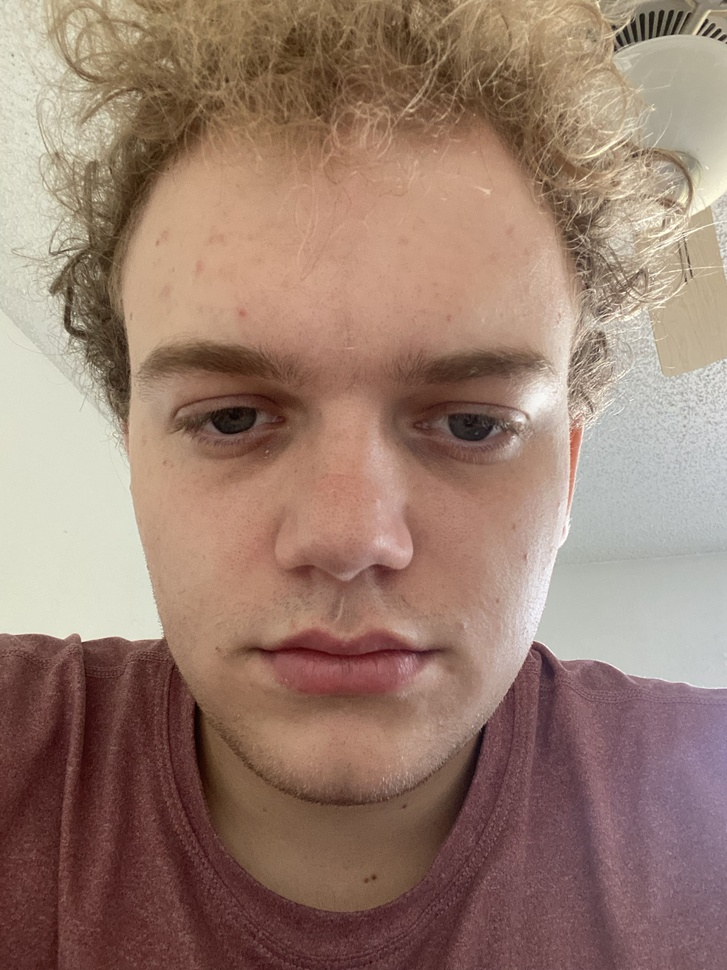
#> input picture images/Me.jpg, 727 x 970 px, shrunk from 2316 x 3088 before the run, found by its file name
$ python masking.py
#> lines starting #> are read from the running program, lines starting #| are printed output that depends on the picture; after the words box and inside, x2 and y2 are one past the last pixel; in counts of white or black regions, pixels touching at a corner belong together
import cv2 as cv
import numpy as np

img = cv.imread("/Users/brockdonahue/Desktop/OpenCVBootCamp/images/Me.jpg")
#> img is the input picture: shape (970, 727, 3); mean B, G, R 111.4, 125.6, 153.5
cv.imshow("Me.jpg", img)

blank = np.zeros(img.shape, dtype="uint8")
cv.imshow("Blank", blank)

print(blank.shape)
#| (970, 727, 3)
print(img.shape)
#| (970, 727, 3)

mask = cv.circle(blank, (img.shape[1]//2, img.shape[0]//2), img.shape[1]//2, (255,255,255), -1)
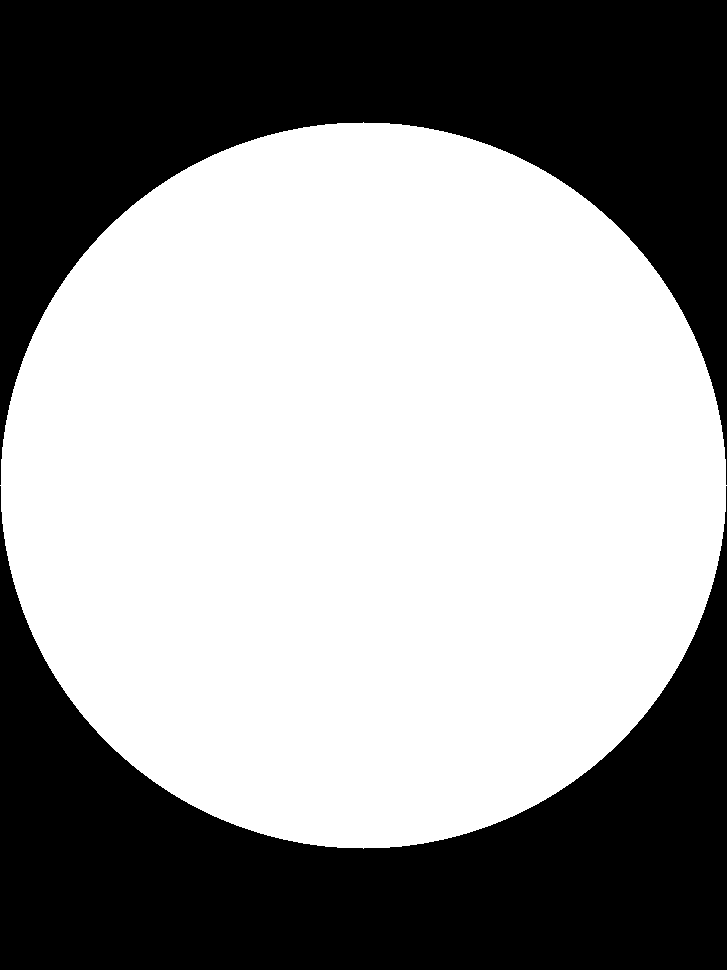
#> blank: shape (970, 727, 3); 58.7% white; 2 black regions, box (x1, y1, x2, y2) and area: (0, 0, 727, 485) 146004, (0, 486, 727, 970) 145277
cv.imshow("Mask", mask)

mask = cv.bitwise_not(mask)

maskedimg = cv.bitwise_and(mask,img)
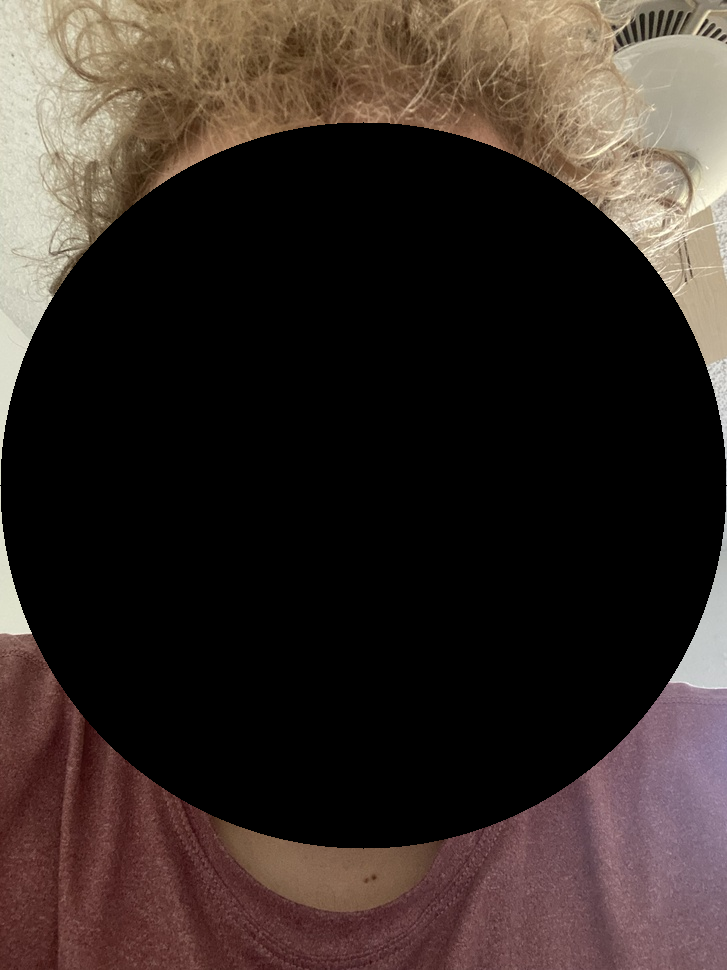
#> maskedimg: shape (970, 727, 3); mean B, G, R 39.8, 44.9, 55.8
cv.imshow("Masked", maskedimg)

cv.waitKey(0)
cv.destroyAllWindows()

$ run again, with images/IMG_3103.jpeg copied over images/Me.jpg
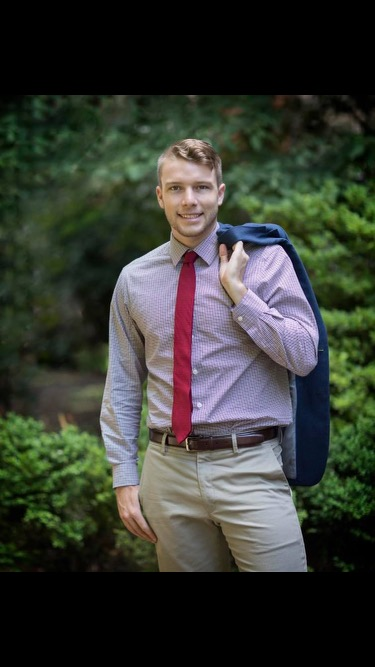
#> input picture images/IMG_3103.jpeg, 375 x 667 px, found by its file name
#> img is the input picture: shape (667, 375, 3); mean B, G, R 51.3, 58.9, 55.4
#| (667, 375, 3)
#| (667, 375, 3)
#> `mask = cv.circle(blank, (img.shape[1]//2, img.shape[0]//2), img.shape[..`:
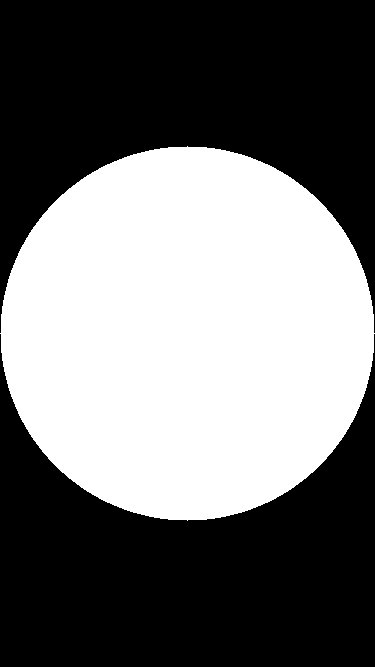
#> blank: shape (667, 375, 3); 43.9% white; 1 white region, box (x1, y1, x2, y2) and area: (0, 146, 375, 521) 109845
#> `maskedimg = cv.bitwise_and(mask,img)`:
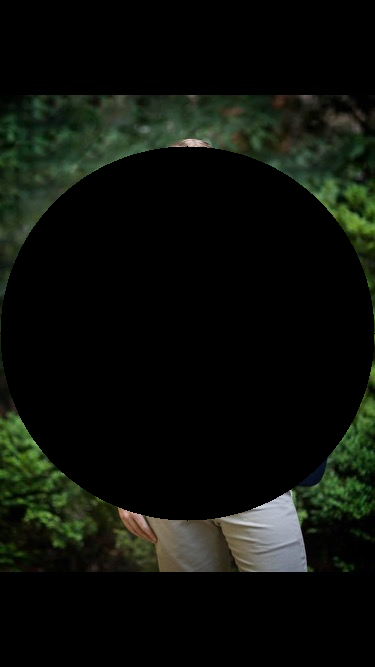
#> maskedimg: shape (667, 375, 3); mean B, G, R 10.6, 16.2, 12.8
